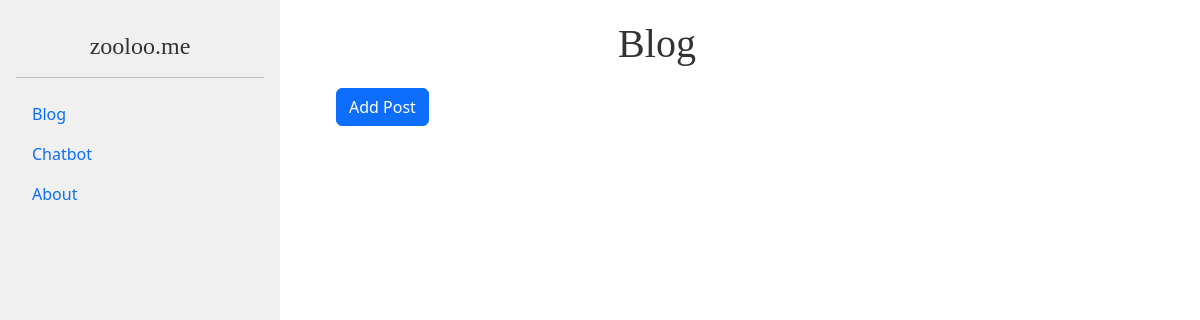
The app's page /, older data.
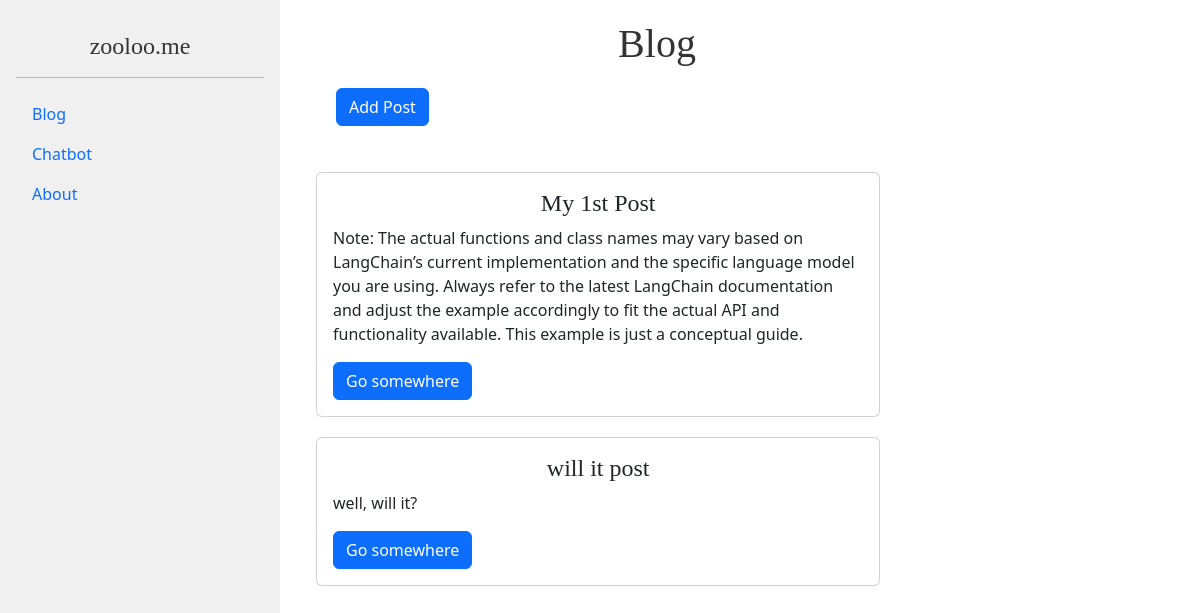
The same page, newer data.
### zooblog/models.py (models this page shows, shortened)
class Post(models.Model):
    title = models.CharField(null=False,
                             blank=False,
                             max_length=100)
    content = models.TextField()
    date_posted = models.DateTimeField(auto_now_add=True)
    author = models.CharField(max_length=100)

### zooblog/views.py (the view)
# urls.py: path('', views.index, name='index'),
def index(request):
    posts = Post.objects.all()
    return render(request, 'index.html', {'posts': posts})

### zooblog/templates/index.html
{% extends 'base.html' %}
{% block content %}
{% load static %}
<link rel="stylesheet" type="text/css" href="{% static 'zooblog/css/styles.css' %}">
<div class="col-md-9 ml-sm-auto col-lg-10 px-md-4">
    <div class="header-bar">
        <h1 class="h1 prominent-header">Blog</h1>
        <a href="{% url 'add_post' %}" class="btn btn-primary mb-3">Add Post</a>
    </div>
    <div class="row">
        <div class="col-sm-10">
            {% for post in posts %}
            <div class="card card-margin-bottom card-opacity">
                <div class="card-body">
                    <h5 class="card-title">{{ post.title }}</h5>
                    <p class="card-text">{{ post.content }}</p>
                    <a href="#" class="btn btn-primary">Go somewhere</a>
                </div>
            </div>
            {% endfor %}
        </div>
    </div>
</div>
{% endblock %}

### templates/base.html (shortened to what this page needs)
{% load static %}
<!doctype html>
<html lang="en">
  <head>
    <link href="https://cdn.jsdelivr.net/npm/bootstrap@5.3.3/dist/css/bootstrap.min.css" rel="stylesheet">
  </head>
  <body>
    <div class="container-fluid">
      <div class="row">
        <div class="col-3 bd-sidebar">
            <h3>zooloo.me</h3>
            <hr>
          <ul class="nav flex-column">
            <li class="nav-item">
              <a class="nav-link" href="{% url 'index' %}">Blog</a>
            <li class="nav-item">
              <a class="nav-link active" href="{% url 'chatbot' %}">Chatbot</a>
            </li>
            <li class="nav-item">
              <a class="nav-link" href="{% url 'about' %}">About</a>
            </li>
          </ul>
        </div>
        <div class="col-9">
          {% block content %}
          {% endblock %}
        </div>
      </div>
    </div>
  </body>
</html>

### zooblog/static/zooblog/css/styles.css (style rules this page uses)
h1, h2, h3, h4, h5, h6 { font-family: "Playfair Display", Georgia, "Times New Roman", serif; color: #333; font-size: 24px; text-align: center; }
.header-bar { background-color: rgba(255, 255, 255, 0.3); padding: 20px; margin-bottom: 10px; }
.prominent-header { font-size: 2.5em; color: #333; margin-bottom: 20px; }
.card-margin-bottom { margin-bottom: 20px; }
.card-opacity { background-color: rgba(255, 255, 255, 0.8); }

### templates/base.html (style rules this page uses)
.bd-sidebar { width: 280px; padding: 2rem 1rem; text-align: left; height: 100vh; overflow-y: auto; background-color: #f0f0f0; }

Row changes from the older to the newer data that the page shows:
added Post: title "My 1st Post", content "Note: The actual functions and class names may vary based on LangChain’s current implementation and the specific language model you are using. Always refer to the latest LangChain documentation and adjust the example accordingly to fit the actual API and functionality available. This example is just a conceptual guide."
added Post: title "will it post", content "well, will it?"
